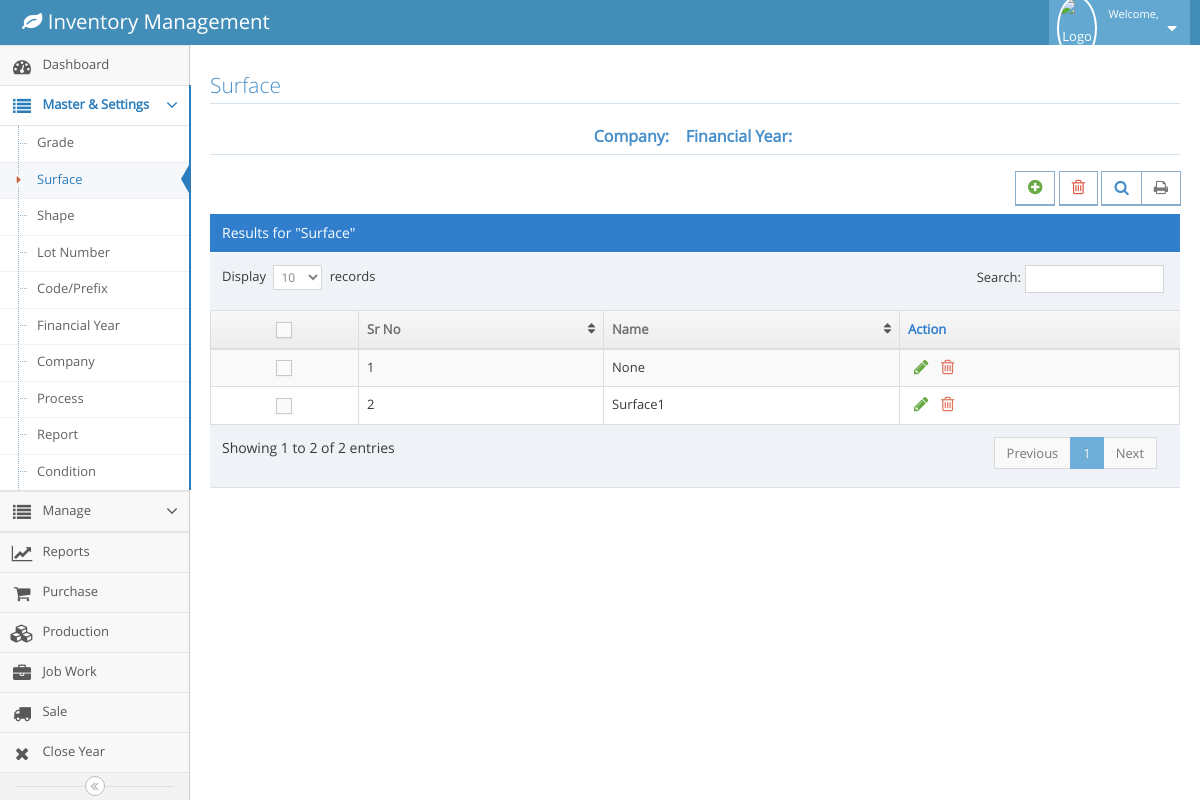
Page /surface.php (signed in) on the earlier database version.
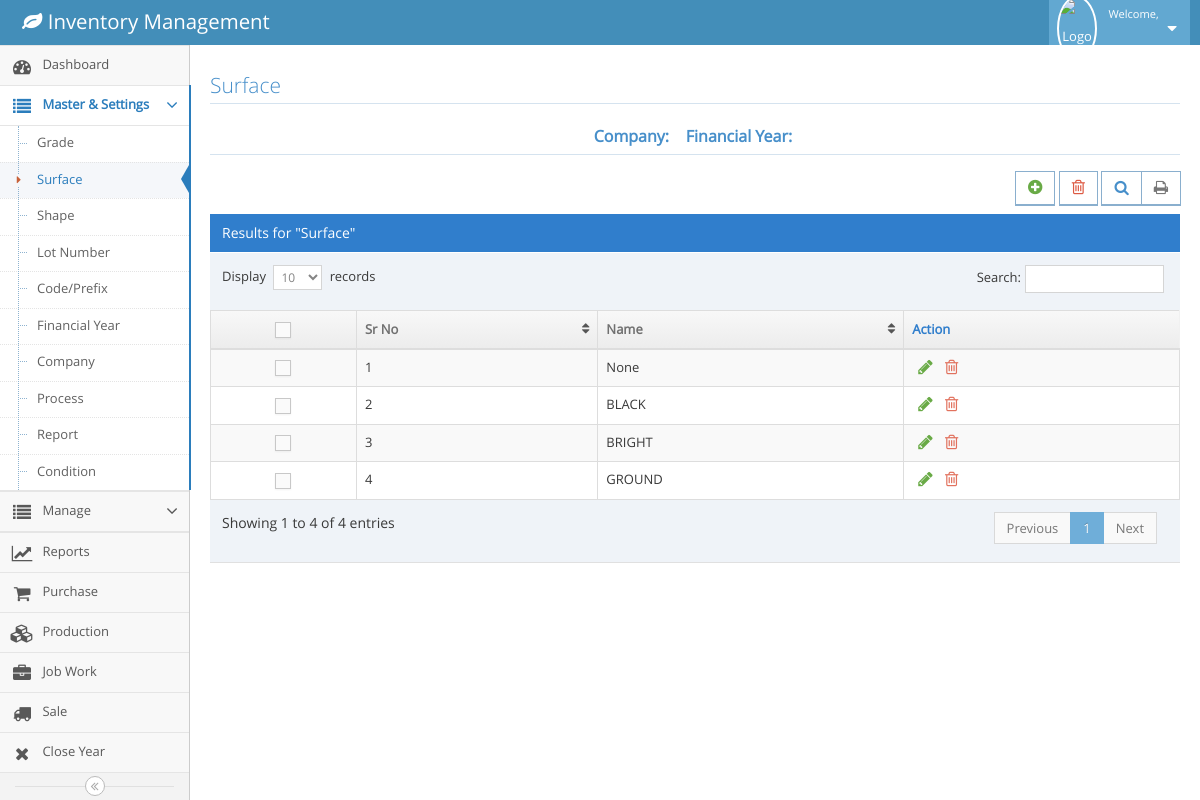
Same page on the later database version.
### tables this page shows
CREATE TABLE `m_surface` (
  `id` int(11) NOT NULL,
  `name` text NOT NULL
);

### surface.php (the view, shortened to what this page needs)
<!DOCTYPE html>
<?php
  include('config.php');
  $fy=$_SESSION['fy'];
  $company=$_SESSION['cname'];
?>
<html lang="en">
	<head>
		<link rel="stylesheet" href="assets/css/bootstrap.min.css" />
		<link rel="stylesheet" href="assets/font-awesome/4.5.0/css/font-awesome.min.css" />
		<link rel="stylesheet" href="assets/css/ace.min.css" class="ace-main-stylesheet" id="main-ace-style" />
		<link rel="stylesheet" href="assets/css/ace-skins.min.css" />
		<link rel="stylesheet" href="assets/css/ace-rtl.min.css" />
		<link rel="stylesheet" href="assets/css/jquery-confirm.css" />
	</head>
	<body class="no-skin">
		<?php include('navbar.php') ?>
		<div class="main-container ace-save-state" id="main-container">
			<?php include('menubar.php') ?>
			<div class="main-content">
				<div class="main-content-inner">
					<div class="page-content">
								<div class="row">
									<div class="col-xs-12">
										<h3 class="header smaller lighter blue">Surface</h3>
										<h5 class="header blue lighter bigger" align="center">
												<b>Company:&nbsp; <?php echo $company ?>  &nbsp;
												Financial Year:&nbsp; <?php echo $fy ?> </b>
											</h5>
										<div class="clearfix">
											<div class="pull-right tableTools-container">
												<div class="btn btn-white btn-primary btn-bold">
													<a class="blue" href="#" data-toggle="tooltip" title="Add" id="myBtn" class="btn btn-primary btn-lg" data-toggle="modal" data-target="#myModal">
														<i class="ace-icon fa fa-plus-circle bigger-120 green"></i>
													</a>
												</div>
												<div class="btn btn-white btn-primary btn-bold">
													<a class="blue" href="" data-toggle="tooltip" title="Delete">
														<i class="ace-icon fa fa-trash-o bigger-120 red"></i>
													</a>
												</div>
											</div>
										</div>
										<div class="table-header">
											Results for "Surface"
										</div>
										<div>
											<table id="dynamic-table" class="table table-striped table-bordered table-hover">
												<thead>
													<tr>
														<th class="center">
															<label class="pos-rel">
																<span class="lbl"></span>
															</label>
														</th>
														<th>Sr No</th>
														<th>Name</th>
														<th>Action</th>
													</tr>
												</thead>
												<tbody>
													<?php
									            		$query=mysqli_query($conn,"select * from m_surface");
															$count=0;
															while($row=mysqli_fetch_array($query))
															{
																$count++;
																$id=$row['id'];
																$name=$row['name'];
															?>
													<tr>
														<td class="center">
															<label class="pos-rel">
																<span class="lbl"></span>
															</label>
														</td>
														<td><?php echo $count;?></td>
														<td class="editableColumns" id="<?php echo $id;?>">
															<?php echo $name;?>
														</td>
														<td>
															<div class="hidden-sm hidden-xs action-buttons">
																<button class="green" style="background-color: Transparent; border: none;outline:none;" data-toggle="tooltip" title="Edit">
																	<i class="ace-icon fa fa-pencil bigger-130"></i>
																</button>
																<a class="red" data-toggle="tooltip" title="Delete" href="deletesurface.php?id=<?php echo $id;?>">
																	<i class="ace-icon fa fa-trash-o bigger-130"></i>
																</a>
															</div>
														</td>
													</tr>
													<?php
													}
												?>
													</tbody>
												</table>
											</div>
										</div>
									</div>
							</div>
						</div>
					</div>
		</div>
	</body>
</html>

Differences in the rows shown:
removed m_surface: name "Surface1"
added m_surface: name "BLACK"
added m_surface: name "BRIGHT"
added m_surface: name "GROUND"
Other differences:
text written by a page script: "Display records Search: Showing 1 to 2 of 2 entries Previous 1 Next" → "Display records Search: Showing 1 to 4 of 4 entries Previous 1 Next"
